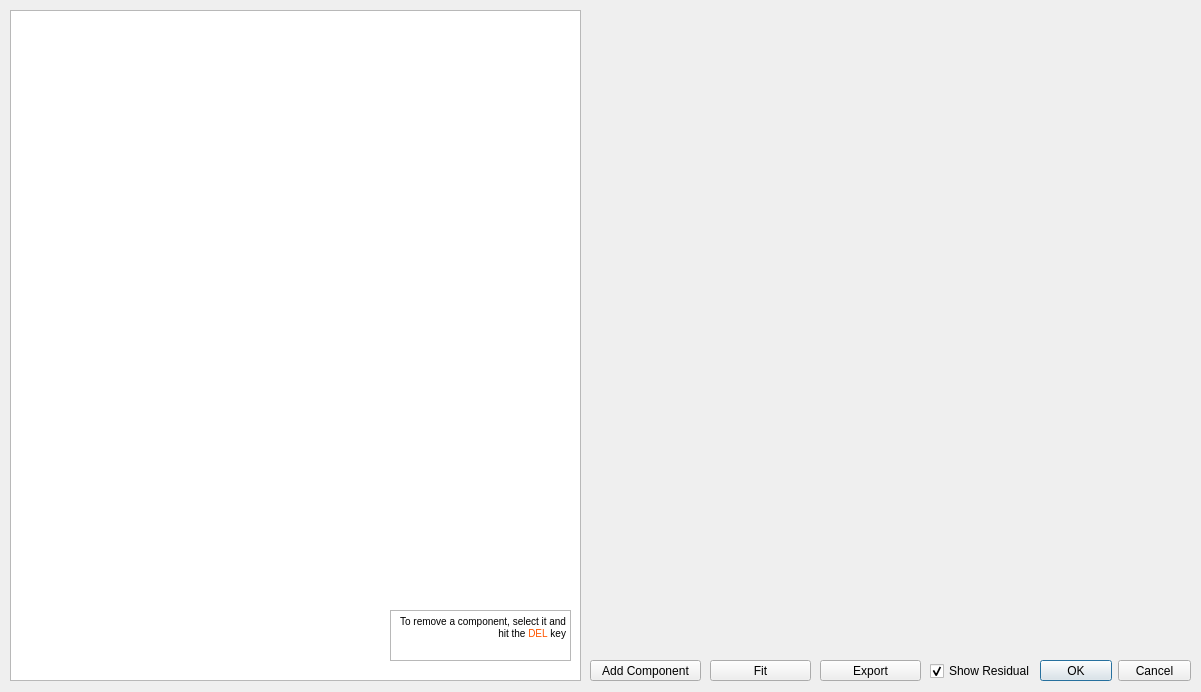
<?xml version="1.0" encoding="UTF-8"?>
<ui version="4.0">
 <class>fitDialog</class>
 <widget class="QDialog" name="fitDialog">
  <property name="windowModality">
   <enum>Qt::ApplicationModal</enum>
  </property>
  <property name="geometry">
   <rect>
    <x>0</x>
    <y>0</y>
    <width>1201</width>
    <height>692</height>
   </rect>
  </property>
  <property name="windowTitle">
   <string>Fit</string>
  </property>
  <widget class="QDialogButtonBox" name="buttonBox">
   <property name="geometry">
    <rect>
     <x>1040</x>
     <y>660</y>
     <width>151</width>
     <height>21</height>
    </rect>
   </property>
   <property name="orientation">
    <enum>Qt::Horizontal</enum>
   </property>
   <property name="standardButtons">
    <set>QDialogButtonBox::Cancel|QDialogButtonBox::Ok</set>
   </property>
  </widget>
  <widget class="PlotWidget" name="graph" native="true">
   <property name="geometry">
    <rect>
     <x>590</x>
     <y>9</y>
     <width>601</width>
     <height>440</height>
    </rect>
   </property>
  </widget>
  <widget class="QPushButton" name="addComponentButton">
   <property name="geometry">
    <rect>
     <x>590</x>
     <y>660</y>
     <width>111</width>
     <height>21</height>
    </rect>
   </property>
   <property name="text">
    <string>Add Component</string>
   </property>
  </widget>
  <widget class="QTreeView" name="treeView">
   <property name="geometry">
    <rect>
     <x>10</x>
     <y>10</y>
     <width>571</width>
     <height>671</height>
    </rect>
   </property>
  </widget>
  <widget class="QPushButton" name="fitButton">
   <property name="geometry">
    <rect>
     <x>710</x>
     <y>660</y>
     <width>101</width>
     <height>21</height>
    </rect>
   </property>
   <property name="text">
    <string>Fit</string>
   </property>
  </widget>
  <widget class="QPushButton" name="exportButton">
   <property name="geometry">
    <rect>
     <x>820</x>
     <y>660</y>
     <width>101</width>
     <height>21</height>
    </rect>
   </property>
   <property name="text">
    <string>Export</string>
   </property>
  </widget>
  <widget class="QTextBrowser" name="textBrowser">
   <property name="geometry">
    <rect>
     <x>390</x>
     <y>610</y>
     <width>181</width>
     <height>51</height>
    </rect>
   </property>
   <property name="autoFillBackground">
    <bool>false</bool>
   </property>
   <property name="lineWidth">
    <number>7</number>
   </property>
   <property name="midLineWidth">
    <number>3</number>
   </property>
   <property name="html">
    <string>&lt;!DOCTYPE HTML PUBLIC &quot;-//W3C//DTD HTML 4.0//EN&quot; &quot;http://www.w3.org/TR/REC-html40/strict.dtd&quot;&gt;
&lt;html&gt;&lt;head&gt;&lt;meta name=&quot;qrichtext&quot; content=&quot;1&quot; /&gt;&lt;style type=&quot;text/css&quot;&gt;
p, li { white-space: pre-wrap; }
&lt;/style&gt;&lt;/head&gt;&lt;body style=&quot; font-family:'MS Shell Dlg 2'; font-size:9pt; font-weight:400; font-style:normal;&quot;&gt;
&lt;p align=&quot;right&quot; style=&quot; margin-top:0px; margin-bottom:0px; margin-left:0px; margin-right:0px; -qt-block-indent:0; text-indent:0px;&quot;&gt;&lt;span style=&quot; font-size:7.8pt; color:#000000;&quot;&gt;To remove a component, select it and hit the &lt;/span&gt;&lt;span style=&quot; font-size:7.8pt; color:#ff5500;&quot;&gt;DEL&lt;/span&gt;&lt;span style=&quot; font-size:7.8pt; color:#000000;&quot;&gt; key&lt;/span&gt;&lt;/p&gt;&lt;/body&gt;&lt;/html&gt;</string>
   </property>
  </widget>
  <widget class="PlotWidget" name="graph_residuals" native="true">
   <property name="geometry">
    <rect>
     <x>590</x>
     <y>459</y>
     <width>601</width>
     <height>190</height>
    </rect>
   </property>
  </widget>
  <widget class="QCheckBox" name="checkBoxShowRes">
   <property name="enabled">
    <bool>true</bool>
   </property>
   <property name="geometry">
    <rect>
     <x>930</x>
     <y>662</y>
     <width>100</width>
     <height>18</height>
    </rect>
   </property>
   <property name="text">
    <string>Show Residuals</string>
   </property>
   <property name="checked">
    <bool>true</bool>
   </property>
  </widget>
 </widget>
 <customwidgets>
  <customwidget>
   <class>PlotWidget</class>
   <extends>QWidget</extends>
   <header>pyqtgraph</header>
   <container>1</container>
  </customwidget>
 </customwidgets>
 <tabstops>
  <tabstop>treeView</tabstop>
  <tabstop>addComponentButton</tabstop>
 </tabstops>
 <resources/>
 <connections>
  <connection>
   <sender>buttonBox</sender>
   <signal>accepted()</signal>
   <receiver>fitDialog</receiver>
   <slot>accept()</slot>
   <hints>
    <hint type="sourcelabel">
     <x>248</x>
     <y>254</y>
    </hint>
    <hint type="destinationlabel">
     <x>157</x>
     <y>274</y>
    </hint>
   </hints>
  </connection>
  <connection>
   <sender>buttonBox</sender>
   <signal>rejected()</signal>
   <receiver>fitDialog</receiver>
   <slot>reject()</slot>
   <hints>
    <hint type="sourcelabel">
     <x>316</x>
     <y>260</y>
    </hint>
    <hint type="destinationlabel">
     <x>286</x>
     <y>274</y>
    </hint>
   </hints>
  </connection>
 </connections>
</ui>
